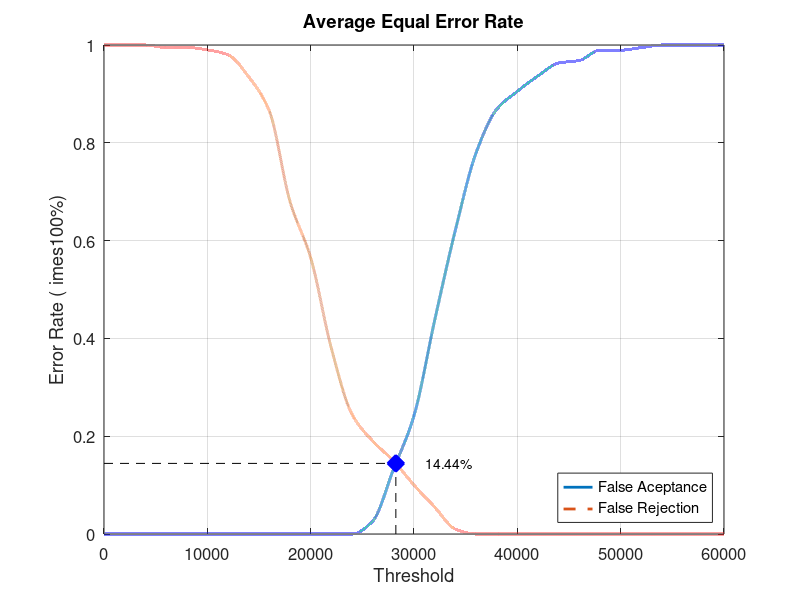
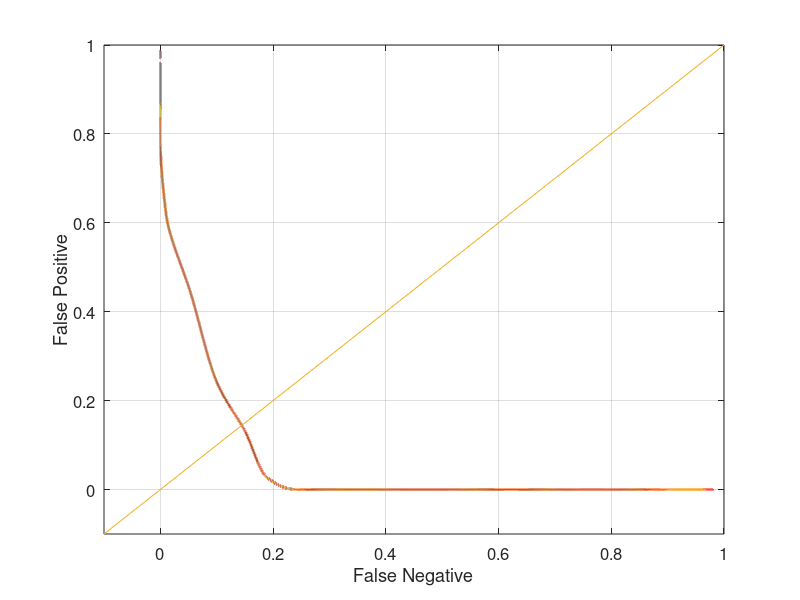

The MATLAB script that drew these images, in order:
close all;
clear;
clc;
x = 0:2000:60000;
xq = 0:0.5:60000;

y0 = [0 0 0 0 0 0 0 0 0 0 0 0 0 0.0263158 0.131579 0.242105 0.436842 0.621053 0.778947 0.868421 0.905263 0.936842 0.963158 0.968421 0.989474 0.989474 0.994737 1 1 1 1]
yy0 = interp1(x, y0, xq, 'pchip');
y1 = [1 1 1 0.995 0.995 0.99 0.98 0.935 0.865 0.68 0.565 0.38 0.245 0.19 0.15 0.1 0.055 0.01 0 0 0 0 0 0 0 0 0 0 0 0 0]
yy1 = interp1(x, y1, xq, 'pchip');

% Calculating EER: 
y2 = abs(y0 - y1);
find(y2 == min(y2))
yy2 = abs(yy0 - yy1);
xEER = find(yy2 == min(yy2));
xEERIndex = xq(xEER) % X-axis EER
yEER = yy0(xEER) % Y-axis EER

main = figure
plot(xq, yy0,'-','LineWidth', 2);	hold on
plot(xq, yy1,'--','LineWidth', 2);	hold on
plot([xEERIndex xEERIndex], [0 yEER], 'k--');	hold on
plot([0 xEERIndex], [yEER yEER], 'k--');	hold on
plot(xEERIndex, yEER, 'bx', 'LineWidth', 10);	hold on
text(xEERIndex + 10 * xEERIndex / 100, yEER, [num2str(round((10000 * yEER)) / 100) '%'])
legend('False Aceptance', 'False Rejection', 'Location', 'SouthEast')
xlabel('Threshold')
ylabel('Error Rate (	imes100%)')
title('Average Equal Error Rate')
set(gca, 'FontSize', 12)
axis([0 60000 0 1])
grid on

print(main, 'Database5_2Main', '-dpng');
FNRxFPR = figure('Color', [1 1 1]);
plot(yy1, yy0, '-', yy1, yy0, 'LineWidth', 2);
hold on
y = -0.1:0.1:1
plot(y, y); 
set(gca, 'FontSize', 12)
xlabel('False Negative')
ylabel('False Positive')
axis([-0.1 1 -0.1 1])
set(gca, 'FontSize', 12)
grid on

print(FNRxFPR, 'Database5_2FNRxFPR','-dpng');
